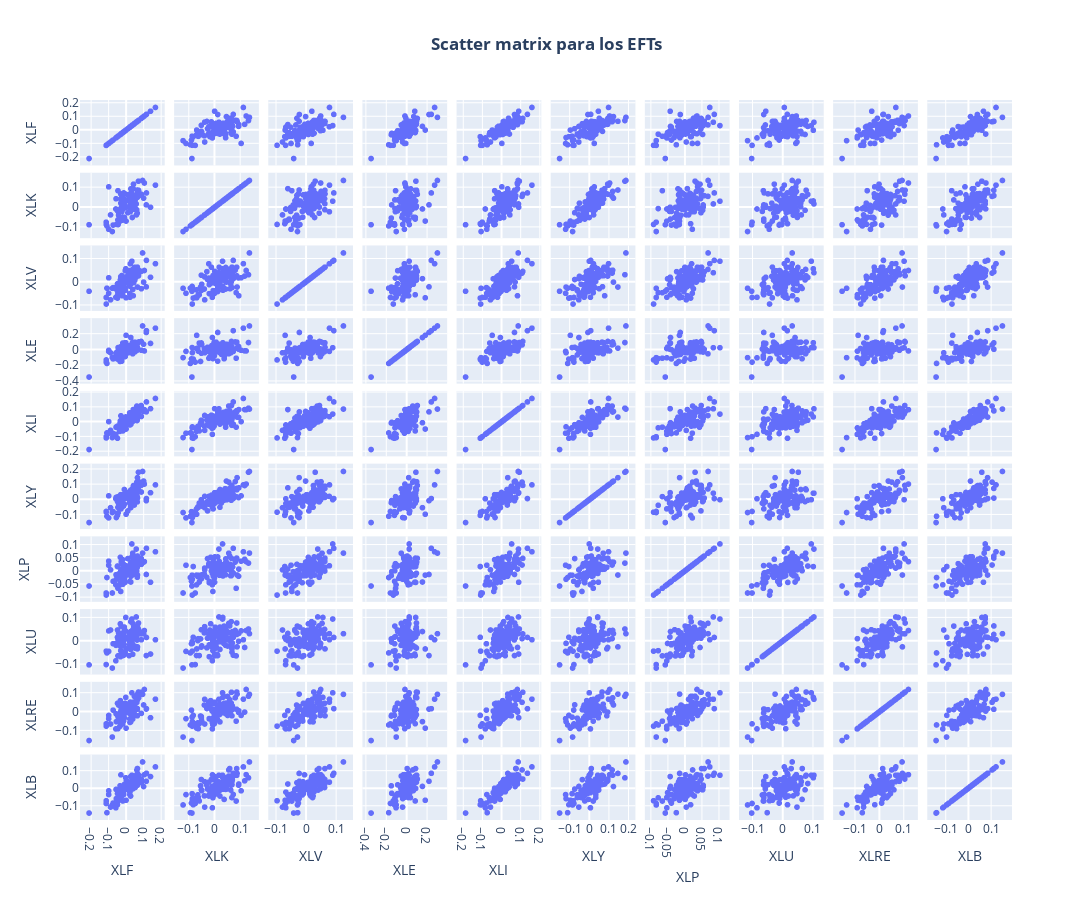

The notebook cell saved with this chart:
### Code cell
fig = px.scatter_matrix(excess_returns_df, width=1200, height=900, title='<b>Scatter matrix para los rendimientos en exceso de los EFTs</b>')

fig.update_layout(title_x = 0.5)

fig.show()
